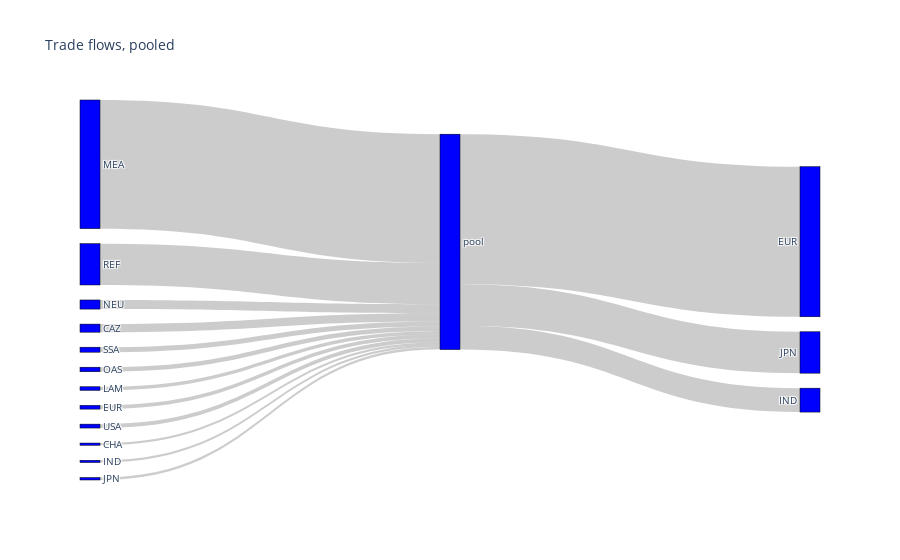

The notebook cell this image was saved under:
### Code cell
plotSankeyDiagrams(1,2030)
plotSankeyDiagrams(2,2030)

plotSankeyDiagrams(1,2050)
plotSankeyDiagrams(2,2050)

### Figure 1 — Plotly figure (JSON) as saved in the notebook; plotly's stock layout.template omitted (floating-point values rounded to 4 significant figures)
{"data": [{"link": {"source": [0, 1, 2, 3, 4, 5, 6, 7, 8, 9, 10, 11, 12, 12, 12], "target": [12, 12, 12, 12, 12, 12, 12, 12, 12, 12, 12, 12, 13, 14, 15], "value": [0.009645, 0.01222, 0.01344, 0.01017, 0.02452, 0.3455, 0.111, 0.02175, 0.005918, 0.00614, 0.006611, 0.01054, 0.4032, 0.06423, 0.1112]}, "node": {"color": "blue", "label": ["LAM", "OAS", "SSA", "EUR", "NEU", "MEA", "REF", "CAZ", "CHA", "IND", "JPN", "USA", "pool", "EUR", "IND", "JPN"], "line": {"color": "black", "width": 0.5}, "pad": 15, "thickness": 20}, "type": "sankey"}], "layout": {"autosize": true, "font": {"size": 10}, "title": {"text": "Trade flows, pooled"}}}
